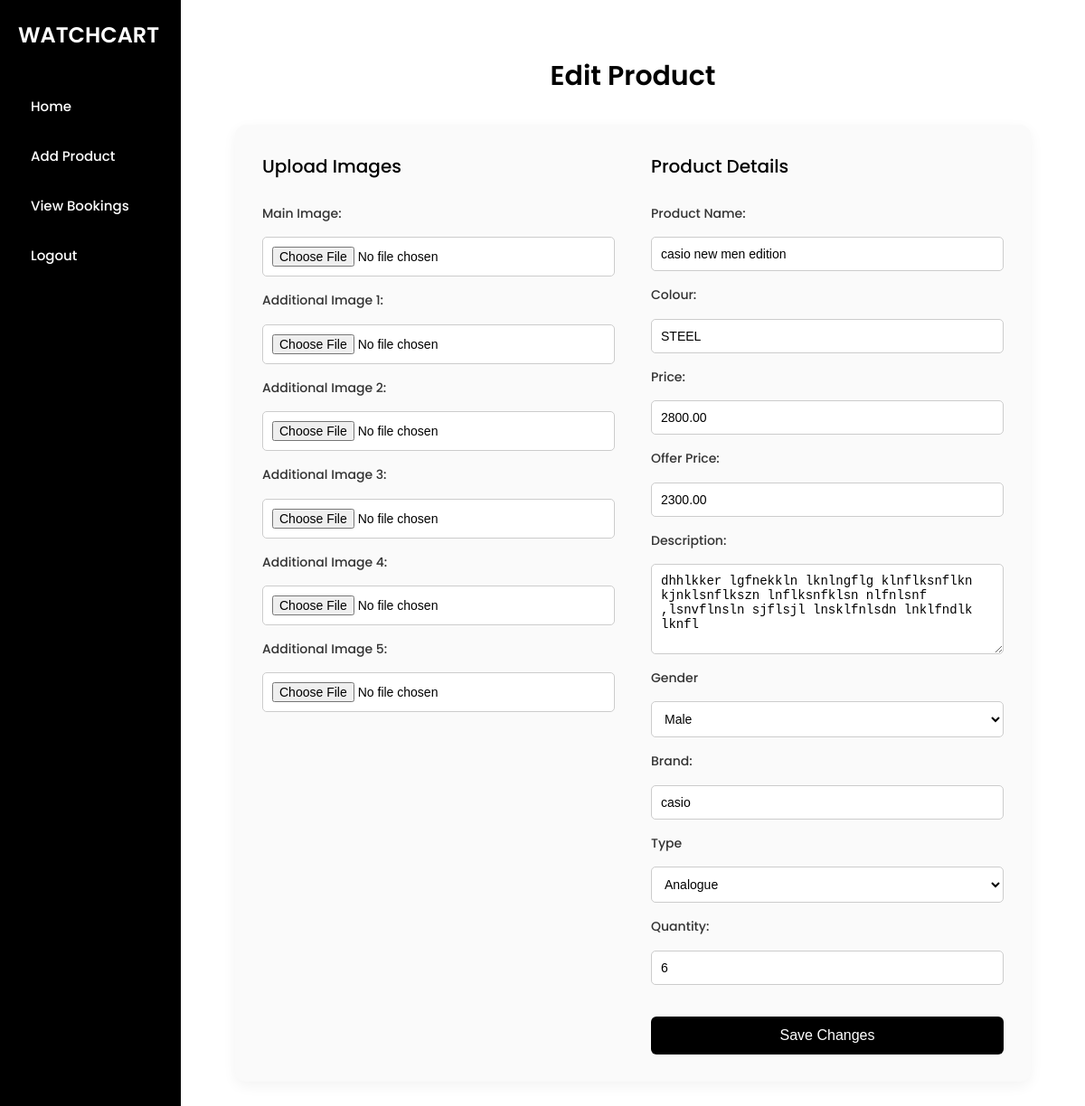
The app's page /edit/1/, older data.
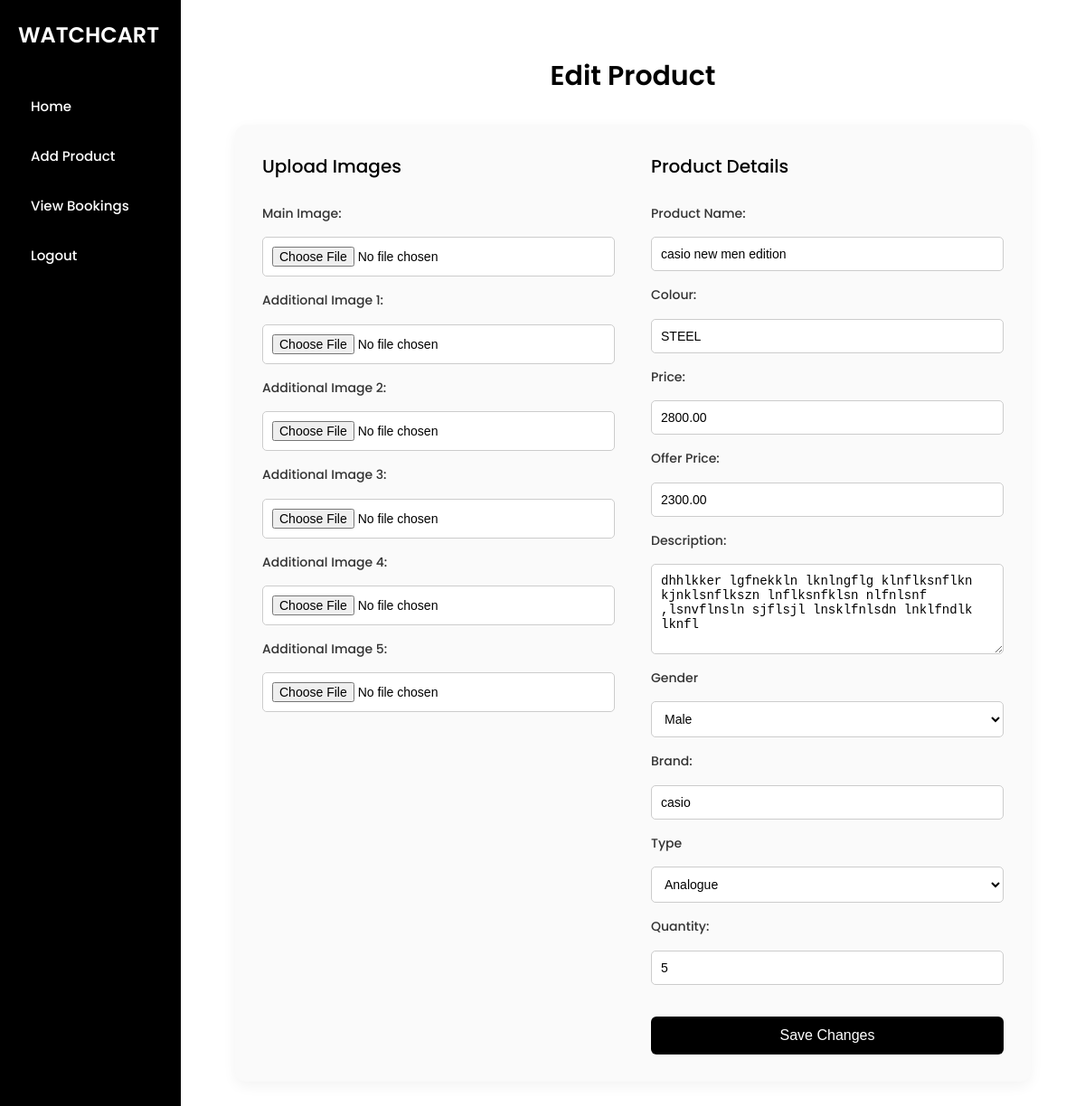
The same page, newer data.
### eapp/models.py (models this page shows, shortened)
class Product(models.Model):
    GENDER_CHOICES = [
        ('Female', 'Female'),
        ('Male', 'Male'),
        ('Unisex', 'Unisex'),
    ]
    TYPE_CHOICES = [
        ('Analogue', 'Analogue'),
        ('Digital', 'Digital'),
        ('Analogue/Digital', 'Analogue/Digital'),
    ]
    name = models.CharField(max_length=255)
    colour = models.CharField(max_length=100)
    price = models.DecimalField(max_digits=10, decimal_places=2)
    offerprice = models.DecimalField(max_digits=10, decimal_places=2)
    description = models.TextField()
    gender = models.CharField(max_length=10, choices=GENDER_CHOICES, null=True, blank=True)
    type = models.CharField(max_length=20, choices=TYPE_CHOICES, null=True, blank=True)
    brand = models.CharField(max_length=100)
    quantity = models.IntegerField(default=0)
    image = models.ImageField(upload_to='products/')
    image1 = models.ImageField(upload_to='products/', blank=True, null=True)
    image2 = models.ImageField(upload_to='products/', blank=True, null=True)
    image3 = models.ImageField(upload_to='products/', blank=True, null=True)
    image4 = models.ImageField(upload_to='products/', blank=True, null=True)
    image5 = models.ImageField(upload_to='products/', blank=True, null=True)
    rating=models.FloatField(default=0)
    vector_data=models.TextField(null=True)

### eapp/views.py (the view, shortened to what this page needs)
# urls.py: path('edit/<int:id>/', views.edit_g, name='edit_g'),
def edit_g(request, id):
    product = get_object_or_404(Product, pk=id)
    return render(request, 'add.html', {
        'data1': product,
    })

### templates/add.html (shortened to what this page needs)
{% load static %}
<!DOCTYPE html>
<html lang="en">
<head>
    <link rel="stylesheet" href="{% static 'css/add.css' %}">
</head>
<body>
    <div class="sidebar">
        <div class="sidebar-header">
            <div class="navbar-brand">WATCHCART</div>
        </div>
        <div class="nav-links">
            <a href="{% url 'firstpage' %}">Home</a>
            <a href="{% url 'add_product' %}">Add Product</a>
            <a href="{% url 'admin_bookings' %}">View Bookings</a>
            <a href="{% url 'logout' %}">Logout</a>
        </div>
    </div>
    <div class="main-content">
        <div class="container">
            <h2>{% if data1 %}Edit{% else %}Add{% endif %} Product</h2>
            {% if data1 %}
            <form action="{% url 'edit_g' data1.id %}" method="post" enctype="multipart/form-data" class="product-form">
                <div class="form-section image-upload">
                    <h3>Upload Images</h3>
                    <label for="image">Main Image:</label>
                    <input type="file" name="image" id="image">
                    <label for="image1">Additional Image 1:</label>
                    <input type="file" name="image1" id="image1">
                    <label for="image2">Additional Image 2:</label>
                    <input type="file" name="image2" id="image2">
                    <label for="image3">Additional Image 3:</label>
                    <input type="file" name="image3" id="image3">
                    <label for="image4">Additional Image 4:</label>
                    <input type="file" name="image4" id="image4">
                    <label for="image5">Additional Image 5:</label>
                    <input type="file" name="image5" id="image5">
                </div>
                <div class="form-section product-details">
                    <h3>Product Details</h3>
                    <label for="name">Product Name:</label>
                    <input type="text" name="name" value="{{ data1.name }}" required>
                    <label for="colour">Colour:</label>
                    <input type="text" name="colour" value="{{ data1.colour }}" required>
                    <label for="price">Price:</label>
                    <input type="number" name="price" value="{{ data1.price }}" step="0.01" required>
                    <label for="offerprice">Offer Price:</label>
                    <input type="number" name="offerprice" value="{{ data1.offerprice }}" step="0.01" required>
                    <label for="description">Description:</label>
                    <textarea name="description">{{ data1.description }}</textarea>
                    <label for="gender">Gender</label>
                    <select name="gender" id="gender">
                        <option value="Male" {% if data1.gender == 'Male' %} selected {% endif %}>Male</option>
                    </select>
                    <label for="brand">Brand:</label>
                    <input type="text" name="brand" value="{{ data1.brand }}" required>
                    <label for="type">Type</label>
                    <select name="type" id="type">
                        <option value="Analogue" {% if data1.type == 'Analogue' %} selected {% endif %}>Analogue</option>
                    </select>
                    <label for="quantity">Quantity:</label>
                    <input type="number" name="quantity" value="{{ data1.quantity }}" required>
                    <button type="submit" class="submit-btn">Save Changes</button>
                </div>
            </form>
            {% endif %}
        </div>
    </div>
</body>
</html>

Row changes from the older to the newer data that the page shows:
changed Product "casio new men edition": quantity "6" → "5"
